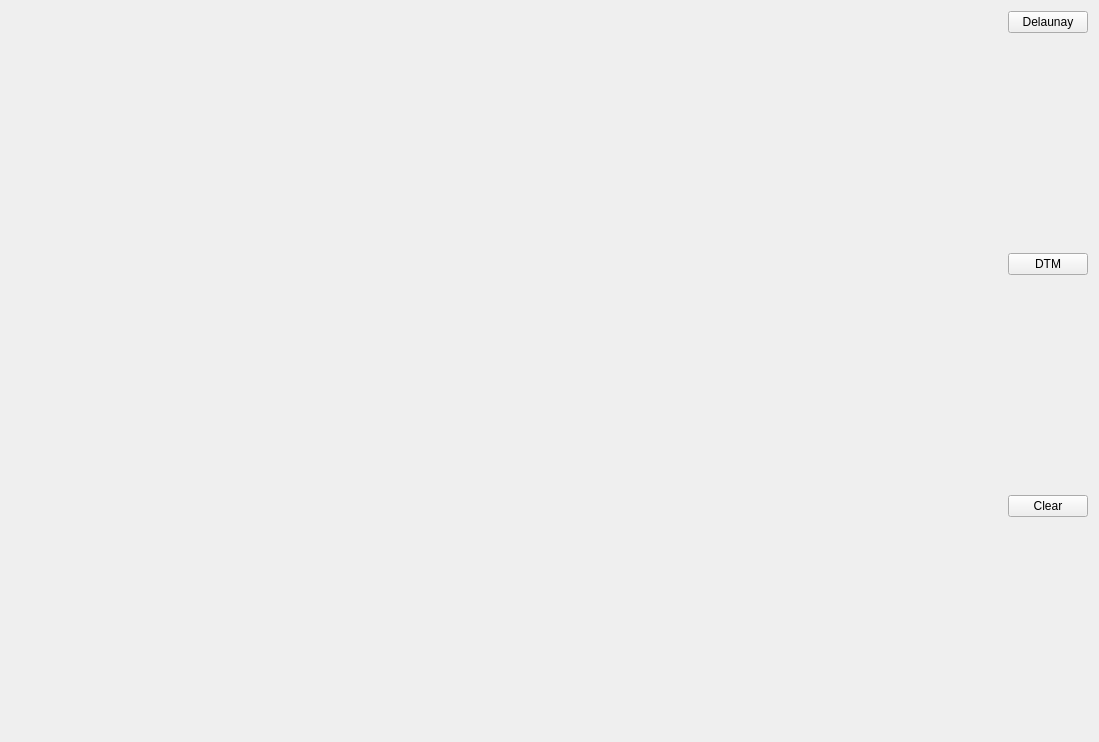
<?xml version="1.0" encoding="UTF-8"?>
<ui version="4.0">
 <class>Widget</class>
 <widget class="QWidget" name="Widget">
  <property name="geometry">
   <rect>
    <x>0</x>
    <y>0</y>
    <width>1099</width>
    <height>742</height>
   </rect>
  </property>
  <property name="windowTitle">
   <string>DTM</string>
  </property>
  <layout class="QHBoxLayout" name="horizontalLayout">
   <item>
    <widget class="Draw" name="Canvas" native="true">
     <property name="sizePolicy">
      <sizepolicy hsizetype="Preferred" vsizetype="Preferred">
       <horstretch>1</horstretch>
       <verstretch>1</verstretch>
      </sizepolicy>
     </property>
    </widget>
   </item>
   <item>
    <layout class="QVBoxLayout" name="verticalLayout">
     <item>
      <widget class="QPushButton" name="pushButton">
       <property name="text">
        <string>Delaunay</string>
       </property>
      </widget>
     </item>
     <item>
      <spacer name="verticalSpacer">
       <property name="orientation">
        <enum>Qt::Vertical</enum>
       </property>
       <property name="sizeHint" stdset="0">
        <size>
         <width>20</width>
         <height>80</height>
        </size>
       </property>
      </spacer>
     </item>
     <item>
      <widget class="QPushButton" name="pushButton_2">
       <property name="text">
        <string>DTM</string>
       </property>
      </widget>
     </item>
     <item>
      <spacer name="verticalSpacer_2">
       <property name="orientation">
        <enum>Qt::Vertical</enum>
       </property>
       <property name="sizeHint" stdset="0">
        <size>
         <width>20</width>
         <height>80</height>
        </size>
       </property>
      </spacer>
     </item>
     <item>
      <widget class="QPushButton" name="pushButton_3">
       <property name="text">
        <string>Clear</string>
       </property>
      </widget>
     </item>
     <item>
      <spacer name="verticalSpacer_3">
       <property name="orientation">
        <enum>Qt::Vertical</enum>
       </property>
       <property name="sizeHint" stdset="0">
        <size>
         <width>20</width>
         <height>40</height>
        </size>
       </property>
      </spacer>
     </item>
    </layout>
   </item>
  </layout>
 </widget>
 <layoutdefault spacing="6" margin="11"/>
 <customwidgets>
  <customwidget>
   <class>Draw</class>
   <extends>QWidget</extends>
   <header location="global">draw.h</header>
   <container>1</container>
  </customwidget>
 </customwidgets>
 <resources/>
 <connections/>
</ui>
